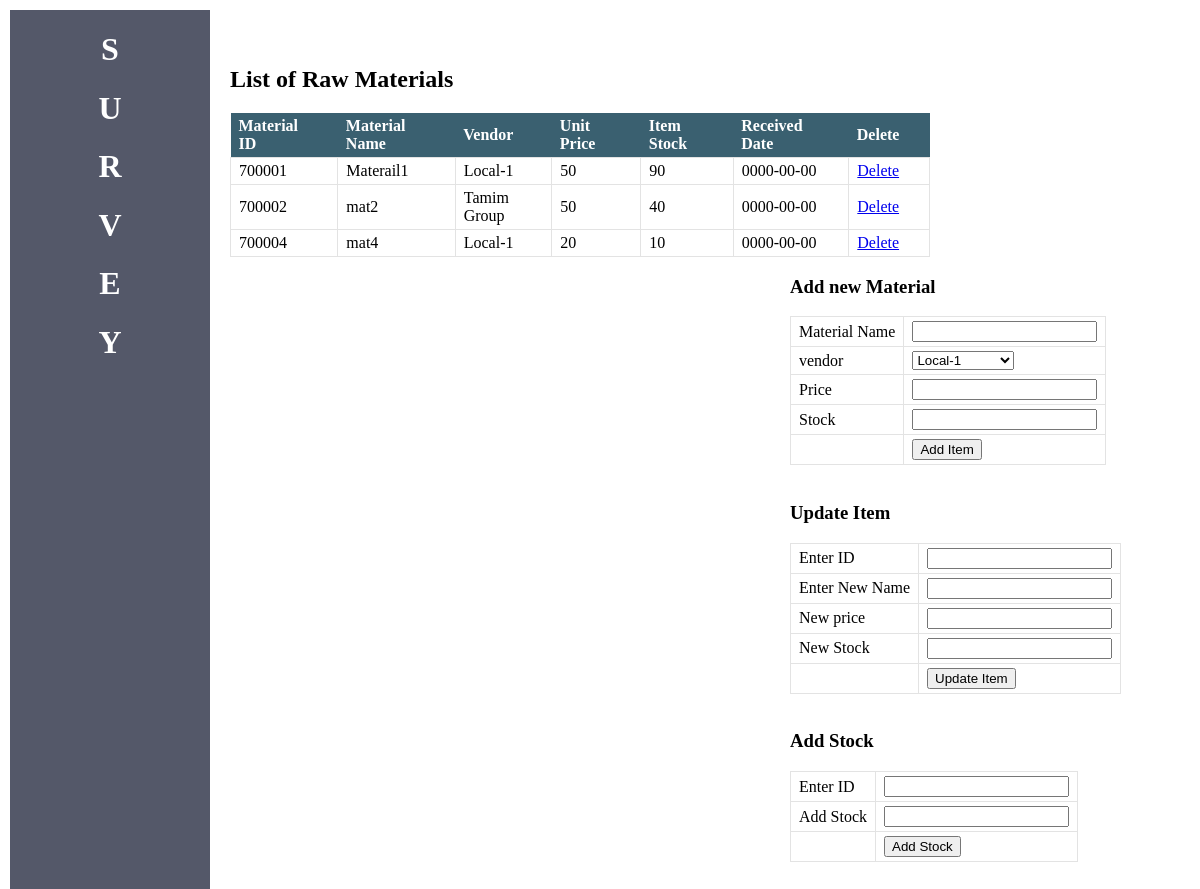
/manage_rawmaterials_manager.php, run on the app's committed database.
### tables this page shows
CREATE TABLE `raw_materials` (
  `material_id` int(10) NOT NULL,
  `manager_id` int(10) NOT NULL,
  `vendor_id` int(10) NOT NULL,
  `material_name` varchar(20) NOT NULL,
  `available_stock` int(10) NOT NULL,
  `material_unit_price` double NOT NULL,
  `production_date` date NOT NULL
);

CREATE TABLE `vendor` (
  `vendor_id` int(10) NOT NULL,
  `vendor_name` varchar(20) NOT NULL,
  `vendor_contact_no` varchar(20) NOT NULL,
  `vendor_email` varchar(20) NOT NULL,
  `vendor_address` varchar(20) NOT NULL
);

### db.php (called while the page is built, shortened)
<?php
function getJSONFromDB($sql){
	$conn = mysqli_connect("localhost", "root", "","ims");
	$result = mysqli_query($conn, $sql)or die(mysqli_error($$conn));
	$arr=array();
	while($row = mysqli_fetch_assoc($result)) {
		$arr[]=$row;
	}
	return json_encode($arr);
}
?>

### manage_rawmaterials_manager.php (the view, shortened to what this page needs)
<?php
require("db.php");
$result = getJSONFromDB("select raw_materials.material_id, raw_materials.material_name, vendor.vendor_name, raw_materials.available_stock, raw_materials.material_unit_price, raw_materials.production_date from raw_materials inner join vendor on raw_materials.vendor_id = vendor.vendor_id");
$result = json_decode($result, true);
$loadVendorsCB = getJSONFromDB("select * from vendor");
$loadVendorsCB = json_decode($loadVendorsCB, true);
?>
<!DOCTYPE html>
<html>
<head>
</head>
<body>
	<br><br>
	<div id="bd">
		<div class = "left">
			<table id="tbb">
				<h2>List of Raw Materials</h2>
				<th>Material ID</th> <th>Material Name</th> <th> Vendor </th> <th>Unit Price</th><th>Item Stock</th><th>Received Date</th> <th>Delete</th>
				<?php
					for($i=0;$i<sizeof($result);$i++){
						$id = $result[$i]["material_id"];
						$name = $result[$i]["material_name"];
						$vendor = $result[$i]["vendor_name"];
						$price = $result[$i]["material_unit_price"];
						$stock = $result[$i]["available_stock"];
						$pdate = $result[$i]["production_date"];
						echo "<tr>
							<td>$id</td>
							<td>$name</td>
							<td>$vendor</td>
							<td>$price</td>
							<td>$stock</td>
							<td>$pdate</td>
							<td><a href='manage_rawmaterials_manager.php?did=$id'>Delete</a></td>
						 </tr>";
					}
				 ?>
			</table>
		</div>
		<div class="right">
			<div>
				<form action="manage_rawmaterials_manager.php" method="POST">
					<table id="tbb">
						<h3>Add new Material</h3>
						<tr>
							<td>Material Name</td>
							<td><input type="text" name="material_name"></td>
						</tr>
						<tr>
							<td>vendor</td>
							<td>
								<select name="vendor_id">
									<?php for($i=0;$i<sizeof($loadVendorsCB);$i++){
										$cid = $loadVendorsCB[$i]["vendor_id"];
										$cname = $loadVendorsCB[$i]["vendor_name"]; ?>
										<option value="<?php echo "$cid"; ?>"> <?php echo "$cname"; ?> </option>
										<?php } ?>
								</select>
							</td>
						</tr>
						<tr>
							<td>Price</td>
							<td><input type="number" name="material_unit_price"></td>
						</tr>
						<tr>
							<td>Stock</td>
							<td><input type="number" name="material_stock"></td>
						</tr>
						<tr>
							<td></td>
							<td> <input type="submit" name="add_new_material" value="Add Item"></td>
						</tr>
					</table>
				</form>
			</div>
			<div>
			<br>
				<form action="manage_rawmaterials_manager.php" method="POST">
					<table id="tbb">
						<h3>Update Item</h3>
						<tr>
							<td>Enter ID</td>
							<td><input type="number" name="item_id"></td>
						</tr>
						<tr>
							<td>Enter New Name</td>
							<td><input type="text" name="item_name"></td>
						</tr>
						<tr>
							<td>New price</td>
							<td><input type="number" name="item_price"></td>
						</tr>
						<tr>
							<td>New Stock</td>
							<td><input type="number" name="item_stock"></td>
						</tr>
						<tr>
							<td></td>
							<td> <input type="submit" name="update_item" value="Update Item"></td>
						</tr>
					</table>
				</form>
			</div>
			<div>
			<br>
				<form action="manage_rawmaterials_manager.php" method="POST">
					<table id="tbb">
						<h3>Add Stock</h3>
						<tr>
							<td>Enter ID</td>
							<td><input type="number" name="material_id"></td>
						</tr>
						<tr>
							<td>Add Stock</td>
							<td><input type="number" name="material_stock"></td>
						</tr>
						<tr>
							<td></td>
							<td> <input type="submit" name="add_stock" value="Add Stock"></td>
						</tr>
					</table>
				</form>
			</div>
		</div>
	</div>
</body>
</html>

### manage_rawmaterials_manager.php (style rules this page uses)
#bd { margin-left: 220px; }
.left { width: 700px; float: left; }
.right { width: 400px; float: right; }
#tbb { border-collapse: collapse; }
#tbb th { text-align: left; background-color: #3a6070; color: #FFF; padding: 4px 30px 4px 8px; }
#tbb td { border : 1px solid #e3e3e3; padding: 4px 8px; }

### data on the page
raw_materials: material_id "700001", material_name "Materail1", vendor.vendor_name "Local-1", material_unit_price "50", available_stock "90", production_date "0000-00-00"
raw_materials: material_id "700002", material_name "mat2", vendor.vendor_name "Tamim Group", material_unit_price "50", available_stock "40", production_date "0000-00-00"
raw_materials: material_id "700004", material_name "mat4", vendor.vendor_name "Local-1", material_unit_price "20", available_stock "10", production_date "0000-00-00"

### other printed values
form field vendor_id "Local-1"
